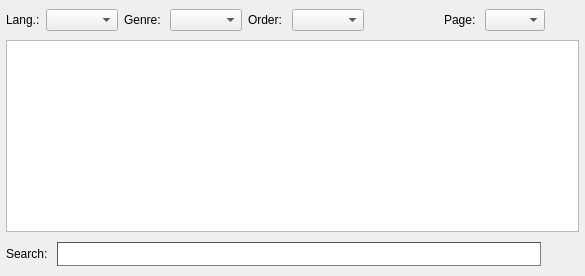
         <widget class="QWidget" name="vodTab">
          <property name="styleSheet">
           <string notr="true"/>
          </property>
          <attribute name="title">
           <string>Video On Demand</string>
          </attribute>
          <layout class="QVBoxLayout" name="verticalLayout_7">
           <property name="leftMargin">
            <number>6</number>
           </property>
           <property name="topMargin">
            <number>6</number>
           </property>
           <property name="rightMargin">
            <number>6</number>
           </property>
           <property name="bottomMargin">
            <number>6</number>
           </property>
           <item>
            <layout class="QHBoxLayout" name="horizontalLayout_7" stretch="0,0,0,8,0,8,0,0,0,0,0">
             <item>
              <widget class="QLabel" name="labVodLang">
               <property name="text">
                <string>Lang.:</string>
               </property>
              </widget>
             </item>
             <item>
              <widget class="QComboBox" name="cbxVodLang"/>
             </item>
             <item>
              <widget class="QLabel" name="labGenre">
               <property name="text">
                <string>Genre: </string>
               </property>
              </widget>
             </item>
             <item>
              <widget class="QComboBox" name="cbxGenre"/>
             </item>
             <item>
              <widget class="QLabel" name="label_2">
               <property name="text">
                <string>Order: </string>
               </property>
              </widget>
             </item>
             <item>
              <widget class="QComboBox" name="cbxLastOrBest"/>
             </item>
             <item>
              <spacer name="horizontalSpacer_5">
               <property name="orientation">
                <enum>Qt::Horizontal</enum>
               </property>
               <property name="sizeHint" stdset="0">
                <size>
                 <width>40</width>
                 <height>20</height>
                </size>
               </property>
              </spacer>
             </item>
             <item>
              <widget class="QPushButton" name="btnPrevSite">
               <property name="minimumSize">
                <size>
                 <width>28</width>
                 <height>28</height>
                </size>
               </property>
               <property name="maximumSize">
                <size>
                 <width>28</width>
                 <height>28</height>
                </size>
               </property>
               <property name="text">
                <string/>
               </property>
               <property name="icon">
                <iconset resource="../common.qrc">
                 <normaloff>:/png/back</normaloff>:/png/back</iconset>
               </property>
               <property name="autoDefault">
                <bool>false</bool>
               </property>
               <property name="flat">
                <bool>true</bool>
               </property>
              </widget>
             </item>
             <item>
              <widget class="QLabel" name="label">
               <property name="text">
                <string>Page: </string>
               </property>
              </widget>
             </item>
             <item>
              <widget class="QComboBox" name="cbxSites">
               <property name="maximumSize">
                <size>
                 <width>60</width>
                 <height>16777215</height>
                </size>
               </property>
              </widget>
             </item>
             <item>
              <widget class="QPushButton" name="btnNextSite">
               <property name="minimumSize">
                <size>
                 <width>28</width>
                 <height>28</height>
                </size>
               </property>
               <property name="maximumSize">
                <size>
                 <width>28</width>
                 <height>28</height>
                </size>
               </property>
               <property name="text">
                <string/>
               </property>
               <property name="icon">
                <iconset resource="../common.qrc">
                 <normaloff>:/png/next</normaloff>:/png/next</iconset>
               </property>
               <property name="autoDefault">
                <bool>false</bool>
               </property>
               <property name="flat">
                <bool>true</bool>
               </property>
              </widget>
             </item>
            </layout>
           </item>
           <item>
            <widget class="CVodBrowser" name="vodBrowser">
             <property name="openLinks">
              <bool>false</bool>
             </property>
            </widget>
           </item>
           <item>
            <layout class="QHBoxLayout" name="horizontalLayout_6">
             <item>
              <widget class="QLabel" name="labVodSearch">
               <property name="styleSheet">
                <string notr="true">QLabel#labSearch {
font-weight: bold;
color: white;
}</string>
               </property>
               <property name="text">
                <string>Search: </string>
               </property>
              </widget>
             </item>
             <item>
              <widget class="QLineEdit" name="lineVodSearch">
               <property name="minimumSize">
                <size>
                 <width>100</width>
                 <height>24</height>
                </size>
               </property>
               <property name="styleSheet">
                <string notr="true">QLineEdit#lineVodSearch {
  color: #800;   
  font: bold;
   border: 1px inset;
   border-color: #555;
 }</string>
               </property>
              </widget>
             </item>
             <item>
              <widget class="QPushButton" name="btnVodSearch">
               <property name="minimumSize">
                <size>
                 <width>32</width>
                 <height>32</height>
                </size>
               </property>
               <property name="maximumSize">
                <size>
                 <width>32</width>
                 <height>32</height>
                </size>
               </property>
               <property name="text">
                <string/>
               </property>
               <property name="icon">
                <iconset resource="../common.qrc">
                 <normaloff>:/app/find</normaloff>:/app/find</iconset>
               </property>
               <property name="iconSize">
                <size>
                 <width>24</width>
                 <height>24</height>
                </size>
               </property>
               <property name="autoDefault">
                <bool>false</bool>
               </property>
               <property name="flat">
                <bool>true</bool>
               </property>
              </widget>
             </item>
            </layout>
           </item>
          </layout>
         </widget>
